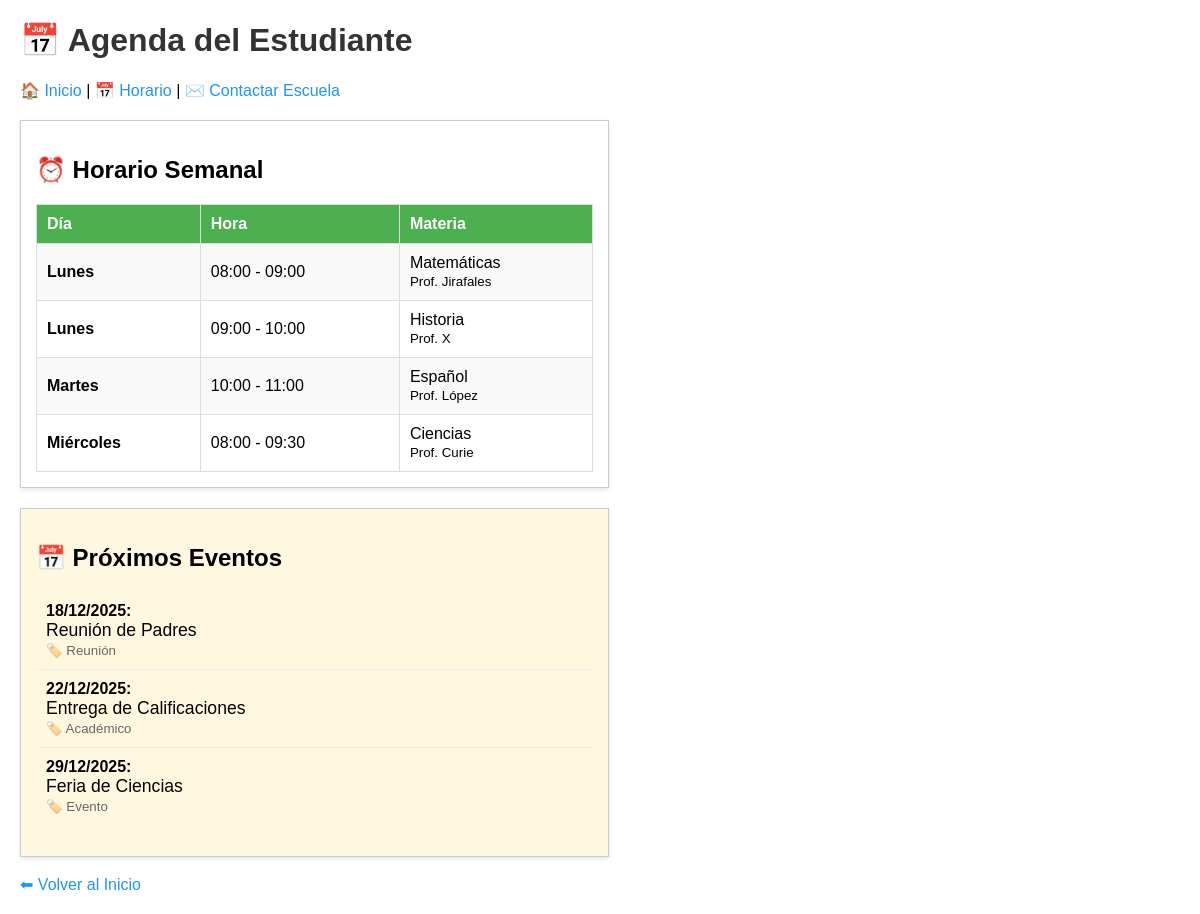
The page /horario.php on the database its author committed.
### tables this page shows
CREATE TABLE horarios (
    id INT AUTO_INCREMENT PRIMARY KEY,
    dia VARCHAR(20) NOT NULL,
    ini TIME NOT NULL,
    fin TIME NOT NULL,
    materia VARCHAR(100) NOT NULL,
    profesor VARCHAR(100)
);

CREATE TABLE calendario_eventos (
    id INT AUTO_INCREMENT PRIMARY KEY,
    fecha DATE NOT NULL,
    evento VARCHAR(255) NOT NULL,
    tipo VARCHAR(50) 
);

### horario.php (the view, shortened to what this page needs)
<?php
include 'conexion.php';
$cons_horario = "SELECT * FROM horarios ORDER BY
    FIELD(dia, 'Lunes', 'Martes', 'Miércoles', 'Jueves', 'Viernes', 'Sábado', 'Domingo'),
    ini ASC";
$res_horario = $conn->query($cons_horario);
$cons_cal = "SELECT * FROM calendario_eventos WHERE fecha >= CURDATE() ORDER BY fecha ASC LIMIT 5";
$res_cal = $conn->query($cons_cal);
?>
<!DOCTYPE html>
<html>
<head>
</head>
<body>
    <h1>📅 Agenda del Estudiante</h1>
    <div style="margin-bottom: 20px;">
        <a href="index.php">🏠 Inicio</a> |
        <a href="horario.php">📅 Horario</a> |
        <a href="informacion.php">✉️ Contactar Escuela</a>
    </div>
    <div class="contenedor">
        <div class="caja">
            <h2>⏰ Horario Semanal</h2>
            <?php if ($res_horario && $res_horario->num_rows > 0): ?>
            <table>
                <tr>
                    <th>Día</th>
                    <th>Hora</th>
                    <th>Materia</th>
                </tr>
                <?php while($clase = $res_horario->fetch_assoc()): ?>
                <tr>
                    <td><strong><?php echo htmlspecialchars($clase['dia']); ?></strong></td>
                    <td><?php echo date('H:i', strtotime($clase['ini'])) . ' - ' . date('H:i', strtotime($clase['fin'])); ?></td>
                    <td><?php echo htmlspecialchars($clase['materia']); ?>
                        <br><small><?php echo htmlspecialchars($clase['profesor']); ?></small>
                    </td>
                </tr>
                <?php endwhile; ?>
            </table>
            <?php else: ?>
            <p>No hay horarios registrados.</p>
            <?php endif; ?>
        </div>
        <div class="caja" style="background-color: #fff8e1;">
            <h2>📅 Próximos Eventos</h2>
            <?php if ($res_cal && $res_cal->num_rows > 0): ?>
            <ul class="eventos-list">
                <?php while($evento = $res_cal->fetch_assoc()): ?>
                <li>
                    <strong><?php echo date('d/m/Y', strtotime($evento['fecha'])); ?>:</strong><br>
                    <span style="font-size: 1.1em;"><?php echo htmlspecialchars($evento['evento']); ?></span><br>
                    <small style="color: #666;">🏷️ <?php echo htmlspecialchars($evento['tipo']); ?></small>
                </li>
                <?php endwhile; ?>
            </ul>
            <?php else: ?>
            <p>No hay eventos próximos.</p>
            <?php endif; ?>
        </div>
    </div>
    <br>
    <a href="index.php">⬅ Volver al Inicio</a>
</body>
</html>

### horario.php (style rules this page uses)
body { font-family: Arial, sans-serif; margin: 20px; }
.contenedor { display: flex; gap: 20px; flex-wrap: wrap; }
.caja { border: 1px solid #ccc; padding: 15px; width: 48%; box-shadow: 0 2px 5px rgba(0,0,0,0.1); }
table { width: 100%; border-collapse: collapse; margin-top: 10px; }
th, td { border: 1px solid #ddd; padding: 10px; text-align: left; }
th { background-color: #4CAF50; color: white; }
tr:nth-child(even) { background-color: #f9f9f9; }
h1 { color: #333; }
.eventos-list { list-style-type: none; padding: 0; }
.eventos-list li { padding: 10px; border-bottom: 1px solid #eee; }
.eventos-list li:last-child { border-bottom: none; }
a { color: #2196F3; text-decoration: none; }

### rows shown on the page
horarios: dia "Lunes", ini "08:00", fin "09:00", materia "Matemáticas", profesor "Prof. Jirafales"
horarios: dia "Lunes", ini "09:00", fin "10:00", materia "Historia", profesor "Prof. X"
horarios: dia "Martes", ini "10:00", fin "11:00", materia "Español", profesor "Prof. López"
horarios: dia "Miércoles", ini "08:00", fin "09:30", materia "Ciencias", profesor "Prof. Curie"
calendario_eventos: fecha "18/12/2025", evento "Reunión de Padres", tipo "Reunión"
calendario_eventos: fecha "22/12/2025", evento "Entrega de Calificaciones", tipo "Académico"
calendario_eventos: fecha "29/12/2025", evento "Feria de Ciencias", tipo "Evento"
